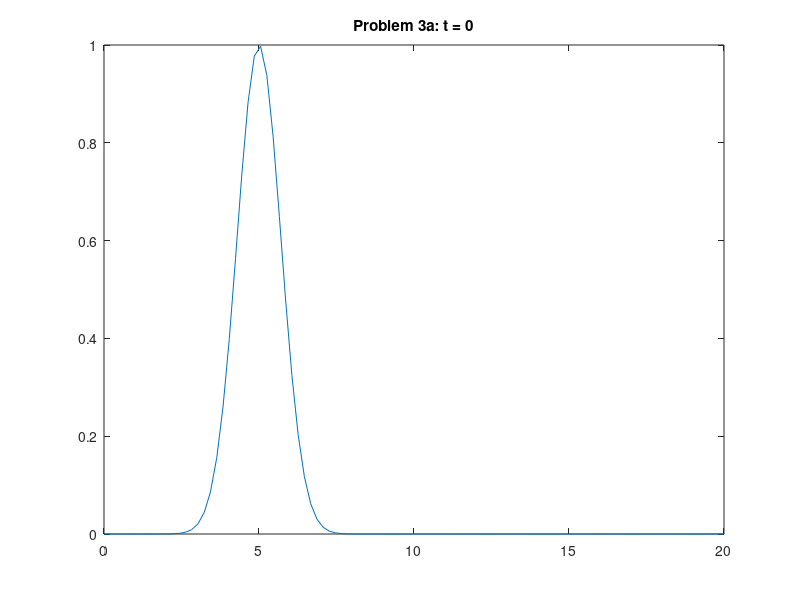
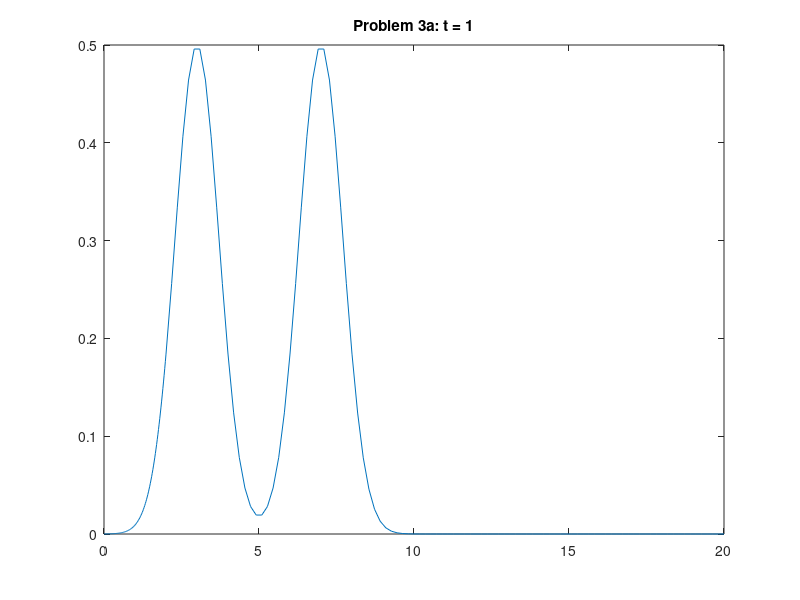
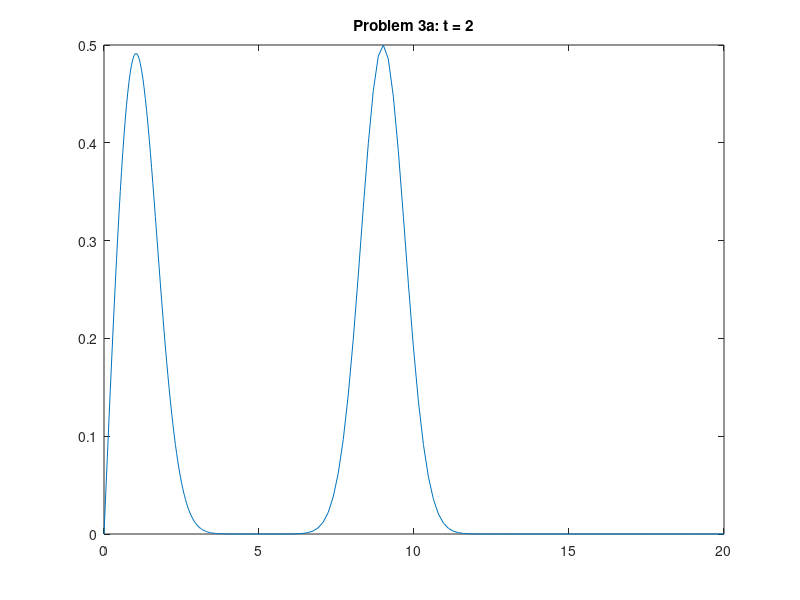
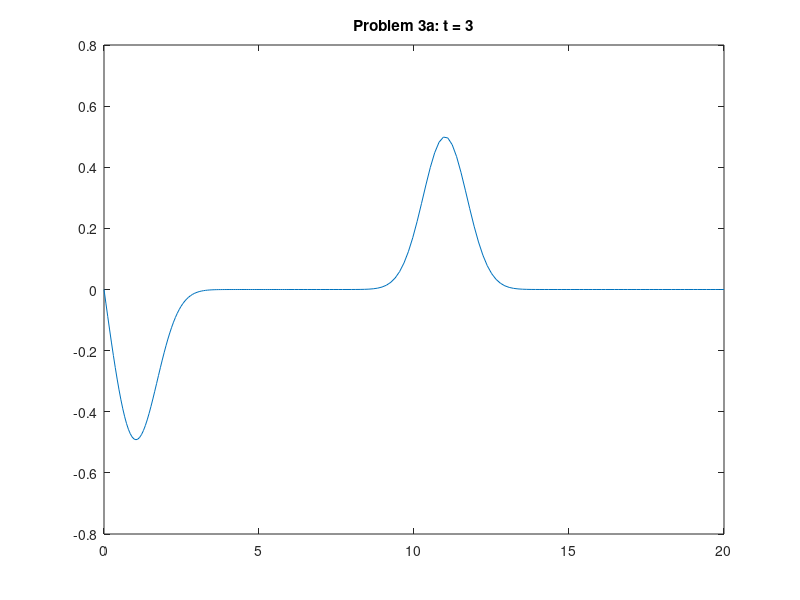

These charts were generated, in order, by the following MATLAB code:
%% HW for AMATH353
% @Author: Baihan Lin
% @Date: Apr 2017

clear all; close all; clc;

%% Different ways of visualizing a function of two variables
% Consider the function u(x,t) = exp(-(x-t)^2) + exp(-(x+t)^2)

%% Plot at discrete time shots
% Visualize the function at different time-shots as just a function of x

% Discretize the 'space' variable
x = linspace(-4,4,201);

% Choose time shots
time = [0,1,2];

% Loop over the number of time shots and create a figure for the
% corresponding value of time
figure(1)
for j = 1:length(time)
    u = exp(-(x-time(j)).^2) + exp(-(x+time(j)).^2);
    subplot(3,1,j)
    plot(x,u,'k-','LineWidth',1.5)
    hold all
    plot([x(1),x(end)],[0,0],'k--')
    plot([0,0],[-.1,1.1],'k--')
    title(sprintf('t = %d',time(j)))
    ylim([-.1,2.1])
    axis on
end


%% Slice Plot
% Plots of u at different time shots stacked next to each other
% Discretize both space and time
x = linspace(-4,4,201);
t = linspace(0,2,11);

% Create a grid, and define the z component as the function u
[X,T] = meshgrid(x,t);
Z = exp(-(X-T).^2) + exp(-(X+T).^2);

figure(2)
clf
waterfall(X,T,Z)
colormap default
xlabel('x','FontSize',15)
ylabel('t','FontSize',15)


%% Surface Plot
% Create a 3D figure with x as x-axis, t as y-axis and u as z-axis.

% Discretize both space and time
x = linspace(-4,4,201);
t = linspace(0,2,101);

% Create a grid, and define the z component as the function u
[X,T] = meshgrid(x,t);
Z = exp(-(X-T).^2) + exp(-(X+T).^2);

figure(3)
clf
surf(X,T,Z)
colormap default
xlabel('x','FontSize',15)
ylabel('t','FontSize',15)


%% Density Plot or xt-plane plots
% Discretize both space and time
x = linspace(-4,4,201);
t = linspace(0,2,101);

% Create a grid, and define the z component as the function u
[X,T] = meshgrid(x,t);
Z = exp(-(X-T).^2) + exp(-(X+T).^2);

figure(4)
clf
pcolor(X,T,Z)
colormap default
xlabel('x','FontSize',15)
ylabel('t','FontSize',15)


% %% Animation
% % Plot the function at each time-step in consecutive frames to create a
% % movie showing how the function evolves in time
%
% % Discretize both space and time
% x = linspace(-4,4,201);
% t = linspace(0,2,101);
%
% % Create a grid, and define the z component as the function u
% [X,T] = meshgrid(x,t);
% Z = exp(-(X-T).^2);
%
% figure(5)
% M = moviein(length(t));
% for j = 1:length(t)
%     plot(x,Z(j,:))
%     M(:,j) = getframe;
% end
% movie(M)

%% HW4 P3a

c=2;
n=20;
x=linspace(0,n);

t=0;
ct=c*t; %0
y=0.5*(exp(-(x-5+ct).^2)+exp(-(x-5-ct).^2))
plot(x,y);
title('Problem 3a: t = 0');
saveas(gcf, '/Users/DoerLBH/Dropbox/git/Code_testing/AMATH353/p3a0','png');

t=1;
ct=c*t; %2
x1=linspace(0,ct);
x2=linspace(ct,n);
y1=0.5*(exp(-(x1-5+ct).^2)-exp(-(-x1-5+ct).^2))
y2=0.5*(exp(-(x2-5+ct).^2)+exp(-(x2-5-ct).^2))
plot([x1 x2],[y1 y2]);
title('Problem 3a: t = 1');
saveas(gcf, '/Users/DoerLBH/Dropbox/git/Code_testing/AMATH353/p3a1','png');

t=2;
ct=c*t; %4
x1=linspace(0,ct);
x2=linspace(ct,n);
y1=0.5*(exp(-(x1-5+ct).^2)-exp(-(-x1-5+ct).^2))
y2=0.5*(exp(-(x2-5+ct).^2)+exp(-(x2-5-ct).^2))
plot([x1 x2],[y1 y2]);
title('Problem 3a: t = 2')
saveas(gcf, '/Users/DoerLBH/Dropbox/git/Code_testing/AMATH353/p3a2','png');

t=3;
ct=c*t; %6
x1=linspace(0,ct);
x2=linspace(ct,n);
y1=0.5*(exp(-(x1-5+ct).^2)-exp(-(-x1-5+ct).^2))
y2=0.5*(exp(-(x2-5+ct).^2)+exp(-(x2-5-ct).^2))
plot([x1 x2],[y1 y2]);title('Problem 3a: t = 3')
saveas(gcf, '/Users/DoerLBH/Dropbox/git/Code_testing/AMATH353/p3a3','png');

%% HW4 P3b

c=2;
n=20;
x=linspace(0,n);

t=0;
ct=c*t; %0
y=0.5*(exp(-(x-5+ct).^2)+exp(-(x-5-ct).^2))
plot(x,y);
title('Problem 3b: t = 0');
saveas(gcf, '/Users/DoerLBH/Dropbox/git/Code_testing/AMATH353/p3b0','png');

t=1;
ct=c*t; %2
x1=linspace(0,ct);
x2=linspace(ct,n);
y1=0.5*(exp(-(x1-5+ct).^2)+exp(-(-x1-5+ct).^2))
y2=0.5*(exp(-(x2-5+ct).^2)+exp(-(x2-5-ct).^2))
plot([x1 x2],[y1 y2]);
title('Problem 3b: t = 1');
saveas(gcf, '/Users/DoerLBH/Dropbox/git/Code_testing/AMATH353/p3b1','png');

t=2;
ct=c*t; %4
x1=linspace(0,ct);
x2=linspace(ct,n);
y1=0.5*(exp(-(x1-5+ct).^2)+exp(-(-x1-5+ct).^2))
y2=0.5*(exp(-(x2-5+ct).^2)+exp(-(x2-5-ct).^2))
plot([x1 x2],[y1 y2]);
title('Problem 3b: t = 2')
saveas(gcf, '/Users/DoerLBH/Dropbox/git/Code_testing/AMATH353/p3b2','png');

t=3;
ct=c*t; %6
x1=linspace(0,ct);
x2=linspace(ct,n);
y1=0.5*(exp(-(x1-5+ct).^2)+exp(-(-x1-5+ct).^2))
y2=0.5*(exp(-(x2-5+ct).^2)+exp(-(x2-5-ct).^2))
plot([x1 x2],[y1 y2]);title('Problem 3b: t = 3')
saveas(gcf, '/Users/DoerLBH/Dropbox/git/Code_testing/AMATH353/p3b3','png');

%% HW 5

x = linspace(0, 2);
y = x;
y(51:100)=2-x(51:100);
plot(x, y)
xlabel('x')
ylabel('y')

%%

x = linspace(-2, 2, 200);
y = x;
y(151:200)=2-x(151:200);
y(1:100)= y(101:200);
y(1:100) = - y(1:100);
plot(x, y)
xlabel('x')
ylabel('y')

%%

% Plotting Fourier partial sums for the function $f(x) = x^2, x in [-1,1]

close all
x = linspace(-1,1,101)';
y = x; % The true function

S = zeros(101,11);
% S(j) will be the (j-1)-th partial sum

S(:,1) = 0; % Constant term
for j = 2:11
    % Recall that x^2 has a Fourier cosine series since it is an even
    % function. Further, a_n = 4*(-1)^n /(n*pi)^2
    S(:,j) = S(:,j-1) + 2*(1-cos(pi*(j-1)))*sin((j-1)*pi*x)/((j-1)*pi);
end

figure(1)
clf
hold on
plot(x,y,'k','LineWidth',1.5)
plot(x,S(:,2),'ro-','LineWidth',1)
plot(x,S(:,3),'b+-','LineWidth',1)
plot(x,S(:,6),'g*-','LineWidth',1)
plot(x,S(:,11),'c.-','LineWidth',1)
legend('f(x)','S_1','S_2','S_5','S_{10}')
hold off

%%

% Plotting Fourier partial sums for the function $f(x) = x^2, x in [-1,1]

close all
x = linspace(0,1,101)';
y = 1-x.^2; % The true function

S = zeros(101,11);
% S(j) will be the (j-1)-th partial sum

S(:,1) = 0; % Constant term
for j = 2:11
    % Recall that x^2 has a Fourier cosine series since it is an even
    % function. Further, a_n = 4*(-1)^n /(n*pi)^2
    C=pi^2*(j-1)^2-2*pi*(j-1)*sin(pi*(j-1))-2*cos(pi*(j-1))+2;
    S(:,j) = S(:,j-1) + 2*C*sin((j-1)*pi*x)/((j-1)^3*pi^3);
end

figure(1)
clf
hold on
plot(x,y,'k','LineWidth',1.5)
plot(x,S(:,2),'ro-','LineWidth',1)
plot(x,S(:,3),'b+-','LineWidth',1)
plot(x,S(:,6),'g*-','LineWidth',1)
plot(x,S(:,11),'c.-','LineWidth',1)
legend('f(x)','S_1','S_2','S_5','S_{10}')
hold off

%%

xt=0:0.1:10;
u=zeros(101,4);
for t = 0:3
    for x = 0:100
        xr = x/10;
        if xr >2*t
            u(x+1,t+1)=0;
        else
            u(x+1,t+1)=(t-xr/2)/(1+(t-xr/2).^2);
        end
    end
end
figure(1)
clf
hold on
plot(xt,u(:,1),'ro-','LineWidth',1)
plot(xt,u(:,2),'b+-','LineWidth',1)
plot(xt,u(:,3),'g*-','LineWidth',1)
plot(xt,u(:,4),'c.-','LineWidth',1)
legend('t=0','t=1','t=2','t=3')
xlabel('x')
ylabel('u')

hold off

%%

t=0:0.01:2;

figure(1)
clf
hold on

for x0=-5:5;
    x = x0*exp(t.^2/2);
    plot(x,t,'c.-','LineWidth',1)
end
xlabel('x')
ylabel('t')

hold off

%%

t=0:0.01:1;

figure(1)
clf
hold on

for x0=-1:0.1:2;
    x = x0+t/(1+x0^2)^2;
    plot(x,t,'b.-','LineWidth',1)
end
plot([-1 linspace(-1,2.5)],0.9*ones(101,1), 'r--','LineWidth',1)
xlabel('x')
ylabel('t')

hold off

